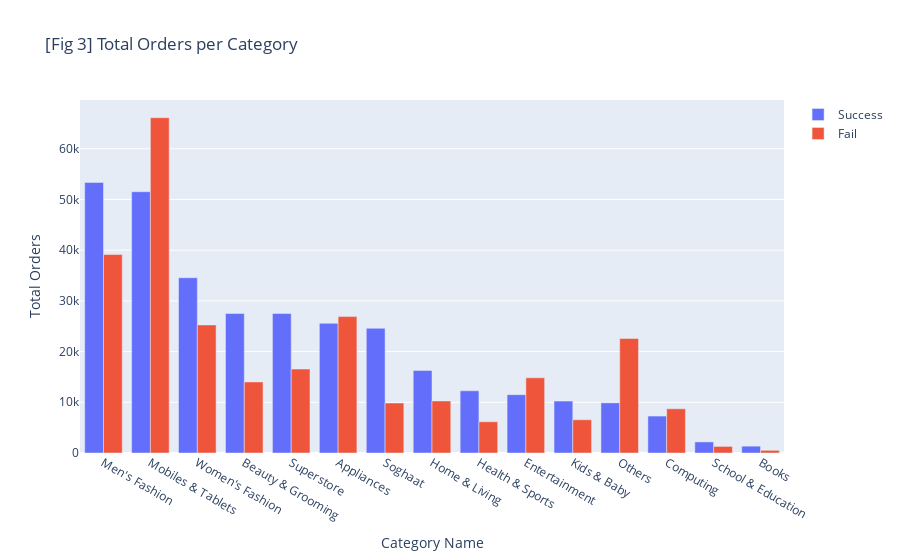

Notebook cell for this chart:
### Code cell
# create bar traces with the data
trace1 = go.Bar(
    x=df_result1.sort_values('Number of Orders', ascending=False)['CategoryName'],
    y=df_result1.sort_values('Number of Orders', ascending=False)['Number of Orders'],
    name='Success'
)

trace2 = go.Bar(
    x=df_result_fail['CategoryName'],
    y=df_result_fail['Number of Possible Orders'],
    name='Fail'
)

# create a layout for the dual bar chart
layout = go.Layout(
    title='[Fig 3] Total Orders per Category',
    xaxis=dict(title='Category Name'),
    yaxis=dict(title='Total Orders'),
    barmode='group'
)

# create a Figure with the traces and layout
fig03 = go.Figure(data=[trace1, trace2], layout=layout)

# Show the plot
fig03.show()

### Figure 1 — Plotly figure (JSON) as saved in the notebook; plotly's stock layout.template omitted (floating-point values rounded to 4 significant figures)
{"data": [{"name": "Success", "type": "bar", "x": ["Men's Fashion", "Mobiles & Tablets", "Women's Fashion", "Beauty & Grooming", "Superstore", "Appliances", "Soghaat", "Home & Living", "Health & Sports", "Entertainment", "Kids & Baby", "Others", "Computing", "School & Education", "Books"], "y": [53352, 51529, 34560, 27526, 27517, 25578, 24594, 16285, 12268, 11508, 10232, 9897, 7285, 2187, 1347]}, {"name": "Fail", "type": "bar", "x": ["Appliances", "Beauty & Grooming", "Books", "Computing", "Entertainment", "Health & Sports", "Home & Living", "Kids & Baby", "Men's Fashion", "Mobiles & Tablets", "Others", "School & Education", "Soghaat", "Superstore", "Women's Fashion"], "y": [26907, 14020, 527, 8721, 14820, 6164, 10273, 6556, 39137, 66137, 22592, 1301, 9858, 16556, 25262]}], "layout": {"barmode": "group", "title": {"text": "[Fig 3] Total Orders per Category"}, "xaxis": {"title": {"text": "Category Name"}}, "yaxis": {"title": {"text": "Total Orders"}}}}
